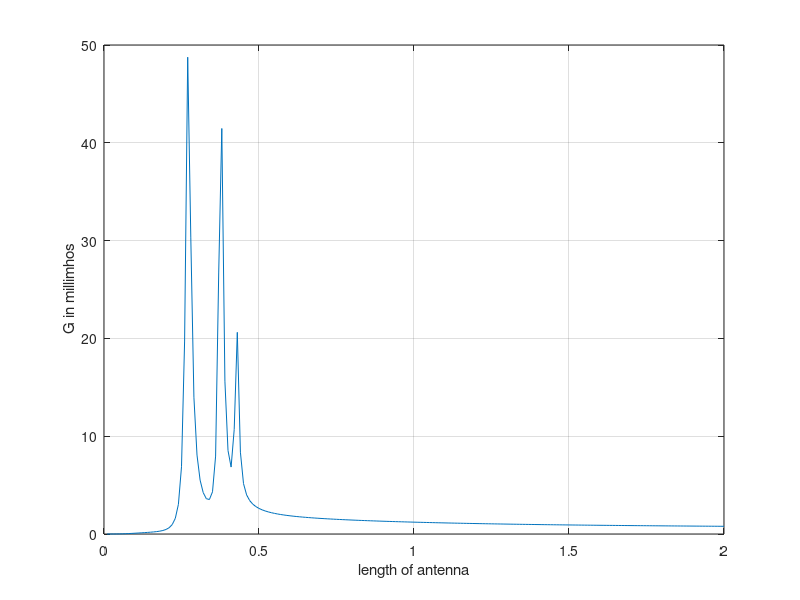
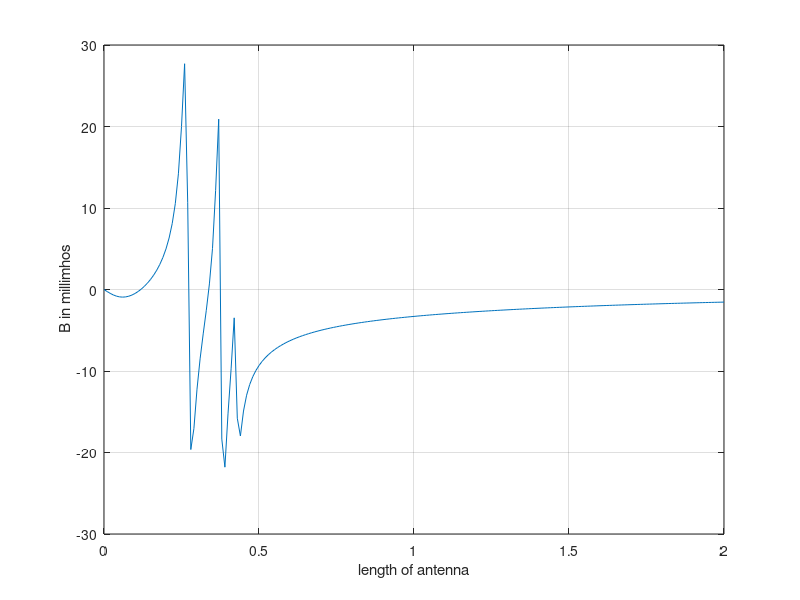

The MATLAB script that drew these images, in order:
clc;
clear all; 
%Parameters
c = 3e8; % speed of light
f = 300e6; %frequency
lambda = c/f; % wavelength
W = 2*pi*(f); % angular frequency
L = 0:0.01:2*lambda; % length of wire
N = input('Enter number of subsections:');
k = 2*pi/lambda; % wavenumber
mu_0 = (4*pi)*1e-7; % permeability of free space
eps_0 = 1e-9/(36*pi); % permittivity of free space

for i = 1:length(L)
    l = L(i);
    delta = l/N;
    a = l/(2*74.2);
    
    %Calculate Psi
    xi = zeros(N); %Psi(n,m)
    xi1 = zeros(N); %Psi(n-plus, m-plus)
    xi2 = zeros(N); %Psi(n-minus, m-plus)
    xi3 = zeros(N); %Psi(n-plus, m-minus)
    xi4 = zeros(N); %Psi(n-minus, m-minus)
    
    for n = 1:N
        for m = 1:N
            
            %Psi(n,m)
            if n == m
                Rmn = a;
                xi(n,m) = 1/(2*pi*delta)*log(delta/Rmn)-1i*k/(4*pi);
            elseif n < m
                Rmn = sqrt(a^2+(((m)*delta+delta/2)-((n)*delta+delta/2))^2);
                xi(n,m) = exp(-1i*k*Rmn)/(4*pi*Rmn);
            else
                Rmn = sqrt(a^2 +(((n-1)*delta+delta/2)-((m-1)*delta+delta/2))^2);
                xi(n,m) = exp(-1i*k*Rmn)/(4*pi*Rmn);
            end
            
            %Psi(n-plus, m-plus)
            if n == m
                Rmn = a;
                xi1(n,m) = 1/(2*pi*delta)*log(delta/Rmn)-1i*k/(4*pi);
            elseif n < m
                Rmn = sqrt(a^2+(m*delta-n*delta)^2);
                xi1(n,m) = exp(-1i*k*Rmn)/(4*pi*Rmn);
            else
                Rmn = sqrt(a^2+(n*delta-m*delta)^2);
                xi1(n,m) = exp(-1i*k*Rmn)/(4*pi*Rmn);
            end

            %Psi(n-minus, m-plus)
            if n == m
                Rmn = sqrt(a^2+delta^2);
                xi2(n,m) = 1/(2*pi*delta)*log(delta/Rmn)-1i*k/(4*pi);
            elseif n < m
                Rmn = sqrt(a^2+(m*delta-(n-1)*delta)^2);
                xi2(n,m) = exp(-1i*k*Rmn)/(4*pi*Rmn);
            else
                Rmn = sqrt(a^2 + (n*delta-m*delta)^2);
                xi2(n,m) = exp(-1i*k*Rmn)/(4*pi*Rmn);
            end

            %Psi(n-plus, m-minus)
            if n == m
                Rmn = sqrt(a^2+delta^2);
                xi3(n,m) = 1/(2*pi*delta)*log(delta/Rmn)-1i*k/(4*pi);
            elseif n < m
                Rmn = sqrt(a^2+(m*delta-n*delta)^2);
                xi3(n,m) = exp(-1i*k*Rmn)/(4*pi*Rmn);
            else 
                Rmn = sqrt(a^2 +(n*delta-(m-1)*delta)^2);
                xi3(n,m) = exp(-1i*k*Rmn)/(4*pi*Rmn);
            end

            %Psi(n-minus, m-minus)
            if n == m
                Rmn = a;
                xi4(n,m) = 1/(2*pi*delta)*log(delta/Rmn)-1i*k/(4*pi);
            elseif n < m
                Rmn = sqrt(a^2+((m-1)*delta-(n-1)*delta)^2);
                xi4(n,m) = exp(-1i*k*Rmn)/(4*pi*Rmn);
            else
                Rmn = sqrt(a^2+((n-1)*delta-(m-1)*delta)^2);
                xi4(n,m) = exp(-1i*k*Rmn)/(4*pi*Rmn);
            end  
        end
    end

    %Calculate Impedance Matrix
    Z = (1i*W*mu_0*delta)*(delta*xi)+((1/(1i*W*eps_0))*(xi1-xi2-xi3-xi4));
    Y = inv(Z);

    for j = 1:N
        if j == ceil(N/2)
            V(j) = 1;
        else
            V(j) = 0;
        end
    end

I = V/Z;
Yin(i) = Y(length(N/2), length(N/2));
end

Impedence = 1/max(Yin);

figure(1)
plot(L,real(Yin)/1e-3); 
grid on;
xlabel('length of antenna')
ylabel(' G in millimhos')

figure(2)
plot(L,imag(Yin)/1e-3); 
grid on;
xlabel('length of antenna')
ylabel(' B in millimhos')
